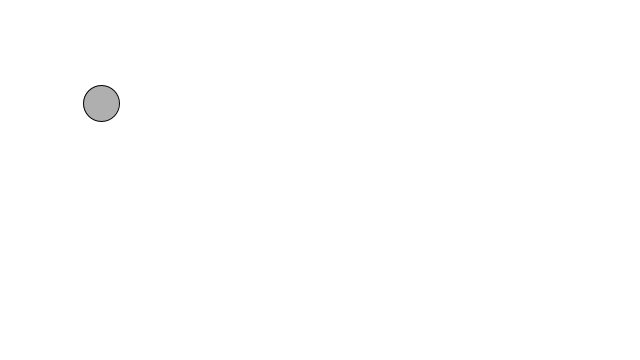
Frame 1 (no input)
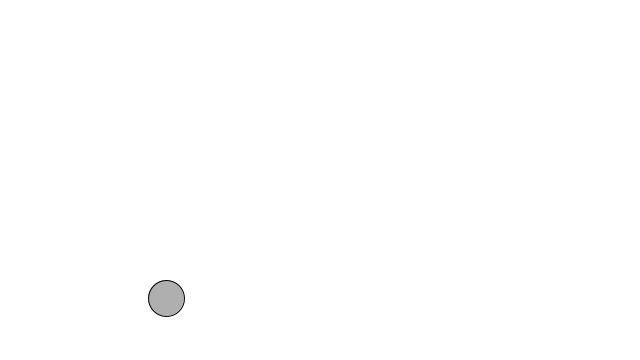
Frame 60 (the mouse pressed at the canvas centre just before this capture)
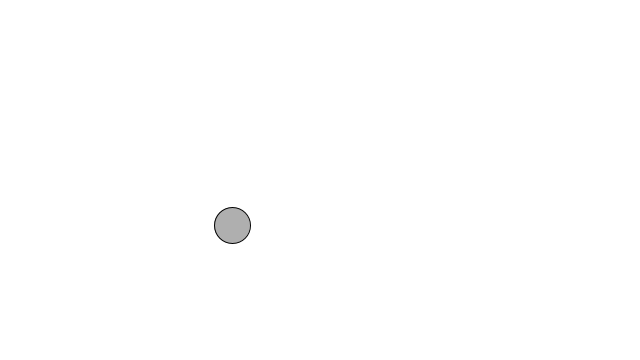
Frame 120 (the mouse held since frame 60 and released just before this capture)

The Processing sketch that drew these frames (run headless with seeded random() and noise(); from frame 60 on, the mouse is pressed at the canvas centre):

// Processing sketch: example_1_1
// ── example_1_1.pde
// Example 1.1: Bouncing ball with no vectors

float x = 100;
float y = 100;
float xspeed = 1.1;
float yspeed = 3.3;

void setup() {
  size(640,360);
  background(255);
}

void draw() {
  background(255);
  // move the ball according to its speed
  x = x + xspeed;
  y = y + yspeed;

  // check for bouncing
  if ((x > width) || (x < 0)) {
    xspeed = xspeed * -1;
  }
  if ((y > height) || (y < 0)) {
    yspeed = yspeed * -1;
  }

  stroke(0);
  fill(175);

  ellipse(x,y,36,36);
}
